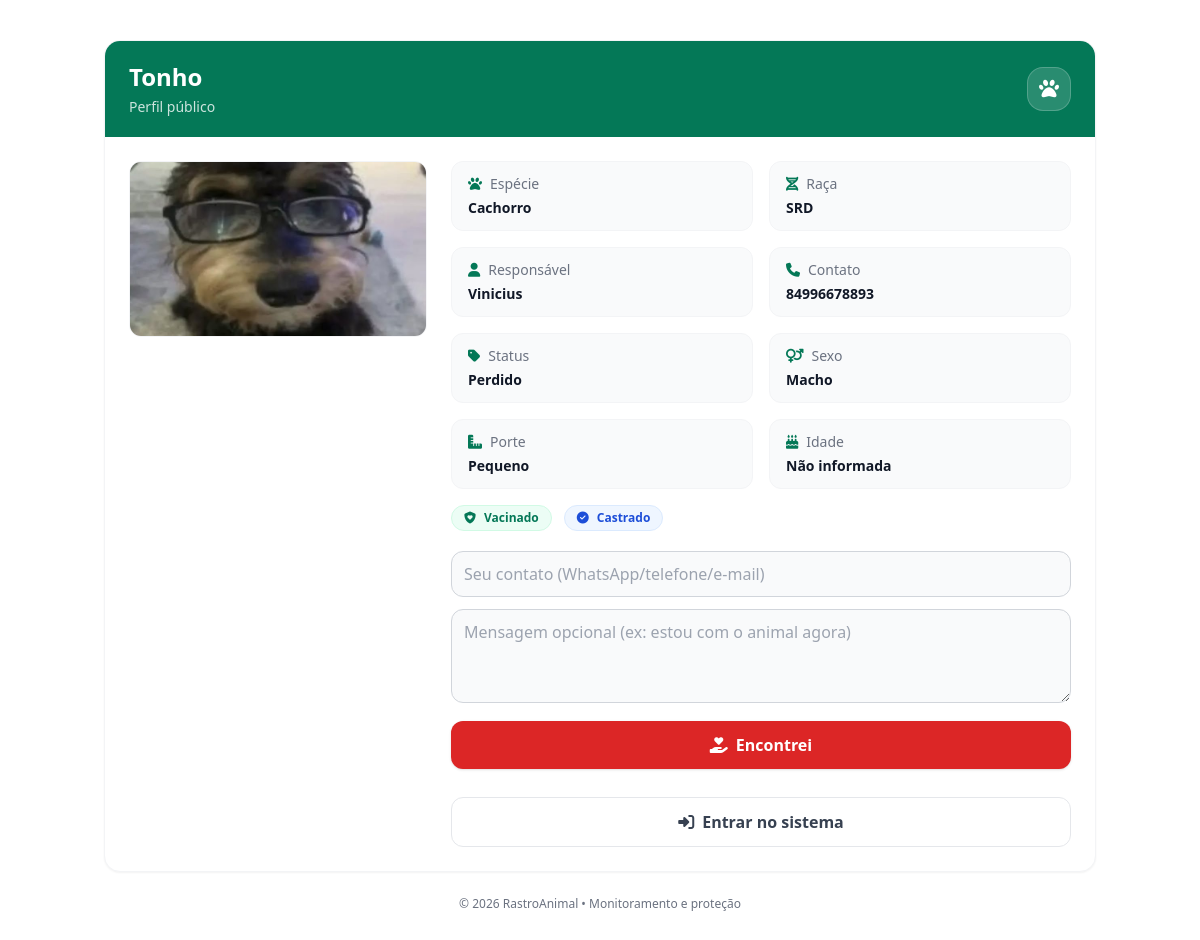
/animal/2/, run on an earlier commit of the app's database.
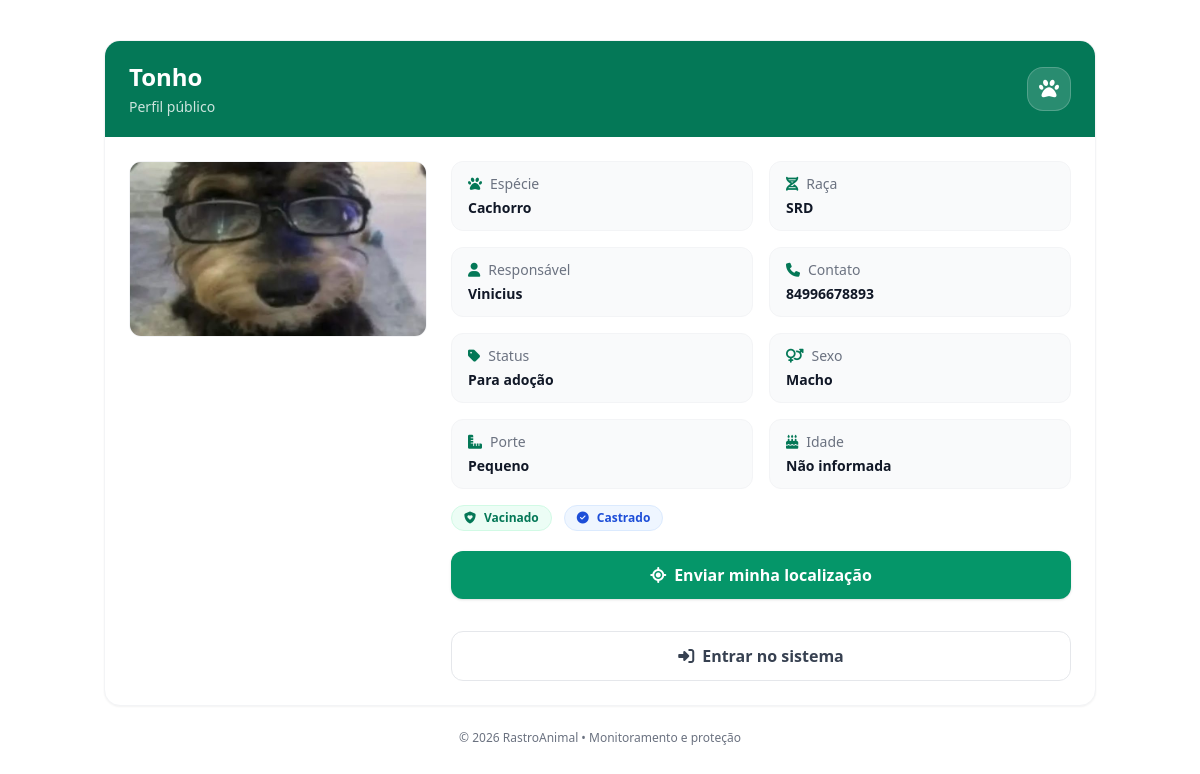
And on a later commit of the database.
### animals/models.py (models this page shows, shortened)
class Animal(models.Model):
    STATUS = (
        ("ADOCAO", "Para adoção"),
        ("ADOTADO", "Adotado"),
        ("PERDIDO", "Perdido"),
        ("TRATAMENTO", "Em tratamento"),
    )
    SEXO = (
        ("M", "Macho"),
        ("F", "Fêmea"),
        ("N", "Não informado"),
    )
    PORTE = (
        ("P", "Pequeno"),
        ("M", "Médio"),
        ("G", "Grande"),
        ("N", "Não informado"),
    )
    APROVACAO_CHOICES = (
        ("APROVADO", "Aprovado"),
        ("PENDENTE", "Pendente"),
        ("REJEITADO", "Rejeitado"),
    )
    nome = models.CharField(max_length=100)
    especie = models.CharField(max_length=50)
    raca = models.CharField(max_length=50)
    status = models.CharField(max_length=20, choices=STATUS, default="ADOCAO")
    sexo = models.CharField(max_length=1, choices=SEXO, default="N")
    porte = models.CharField(max_length=1, choices=PORTE, default="N")
    vacinado = models.BooleanField(default=False)
    castrado = models.BooleanField(default=False)
    idade_anos = models.PositiveSmallIntegerField(blank=True, null=True)
    idade_meses = models.PositiveSmallIntegerField(blank=True, null=True)
    historia = models.TextField(blank=True, null=True)
    responsavel = models.ForeignKey(
        User,
        on_delete=models.CASCADE,
        related_name="animais"
    )
    foto = models.ImageField(upload_to='animais/', blank=True, null=True)
    qr_code = models.ImageField(upload_to='qrcodes/', blank=True, null=True)
    aprovacao_status = models.CharField(
        max_length=10,
        choices=APROVACAO_CHOICES,
        default="APROVADO",
        db_index=True,
    )
    aprovado_por = models.ForeignKey(
        settings.AUTH_USER_MODEL,
        null=True,
        blank=True,
        on_delete=models.SET_NULL,
        related_name="animais_aprovados",
    )
    aprovacao_data = models.DateTimeField(null=True, blank=True)
    aprovacao_motivo = models.CharField(max_length=255, blank=True, default="")

### animals/views.py (the view)
# urls.py: path("animal/<int:id>/", views.animal_public_detail, name="animal_public_detail"),  # público (QR)
def animal_public_detail(request, id):
    animal = get_object_or_404(Animal, id=id, aprovacao_status="APROVADO")
    perfil_responsavel = get_perfil(animal.responsavel)
    return render(request, "animals/public_detail.html", {
        "animal": animal,
        "perfil_responsavel": perfil_responsavel
    })

### animals/context_processors.py (called while the page is built)
def notificacoes_context(request):
    if request.user.is_authenticated:
        count = Notificacao.objects.filter(
            usuario=request.user,
            lida=False
        ).count()
    else:
        count = 0
    return {
        "notificacoes_nao_lidas": count
    }

### animals/views.py (called while the page is built)
def get_perfil(user):
    perfil, _ = Perfil.objects.get_or_create(user=user, defaults={"tipo": "COMUM"})
    return perfil

### animals/templates/animals/public_detail.html (shortened to what the changed rows need)
{% extends "base_public.html" %}
{% load tz %}
{% block content %}
<div class="max-w-5xl mx-auto px-4 py-10">
  <div class="bg-white rounded-2xl shadow-sm border border-gray-100 overflow-hidden">
    <div class="px-6 py-5 bg-emerald-700 text-white flex items-center justify-between">
      <div>
        <h1 class="text-2xl font-extrabold">{{ animal.nome }}</h1>
        <p class="text-white/80 text-sm mt-1">Perfil público</p>
      </div>
    </div>
    <div class="p-6">
      <div class="grid grid-cols-1 md:grid-cols-3 gap-6 items-start">
        <div class="md:col-span-1">
          {% if animal.foto %}
            <img src="{{ animal.foto.url }}"
                 class="w-full h-44 object-cover rounded-xl border border-gray-100"
                 alt="Foto do animal">
          {% else %}
            <img src="https://placehold.co/900x700?text=Sem+Foto"
                 class="w-full h-44 object-cover rounded-xl border border-gray-100"
                 alt="Sem foto">
          {% endif %}
        </div>
        <div class="md:col-span-2">
          <div class="grid grid-cols-1 sm:grid-cols-2 gap-4 text-sm">
            <div class="rounded-xl border border-gray-100 bg-gray-50 px-4 py-3">
              <div class="text-gray-500 flex items-center gap-2">
                <i class="fa-solid fa-paw text-emerald-700"></i> Espécie
              </div>
              <div class="font-extrabold text-gray-900 mt-1">{{ animal.especie }}</div>
            </div>
            <div class="rounded-xl border border-gray-100 bg-gray-50 px-4 py-3">
              <div class="text-gray-500 flex items-center gap-2">
                <i class="fa-solid fa-dna text-emerald-700"></i> Raça
              </div>
              <div class="font-extrabold text-gray-900 mt-1">{{ animal.raca }}</div>
            </div>
            <div class="rounded-xl border border-gray-100 bg-gray-50 px-4 py-3">
              <div class="text-gray-500 flex items-center gap-2">
                <i class="fa-solid fa-user text-emerald-700"></i> Responsável
              </div>
              <div class="font-extrabold text-gray-900 mt-1">{{ animal.responsavel.username }}</div>
            </div>
            <div class="rounded-xl border border-gray-100 bg-gray-50 px-4 py-3">
              <div class="text-gray-500 flex items-center gap-2">
                <i class="fa-solid fa-tag text-emerald-700"></i> Status
              </div>
              <div class="font-extrabold text-gray-900 mt-1">
                {{ animal.get_status_display }}
              </div>
            </div>
            <div class="rounded-xl border border-gray-100 bg-gray-50 px-4 py-3">
              <div class="text-gray-500 flex items-center gap-2">
                <i class="fa-solid fa-venus-mars text-emerald-700"></i> Sexo
              </div>
              <div class="font-extrabold text-gray-900 mt-1">
                {{ animal.get_sexo_display }}
              </div>
            </div>
            <div class="rounded-xl border border-gray-100 bg-gray-50 px-4 py-3">
              <div class="text-gray-500 flex items-center gap-2">
                <i class="fa-solid fa-ruler-combined text-emerald-700"></i> Porte
              </div>
              <div class="font-extrabold text-gray-900 mt-1">
                {{ animal.get_porte_display }}
              </div>
            </div>
          </div>
          <div class="mt-5 flex flex-col gap-4">
            {% if animal.status == "PERDIDO" %}
              <div class="space-y-3">
                <input id="contato"
                       class="w-full rounded-xl border border-gray-300 bg-gray-50 px-3 py-2.5"
                       placeholder="Seu contato (WhatsApp/telefone/e-mail)">
                <textarea id="mensagem"
                          rows="3"
                          class="w-full rounded-xl border border-gray-300 bg-gray-50 px-3 py-2.5"
                          placeholder="Mensagem opcional (ex: estou com o animal agora)"></textarea>
                <button id="btn-encontrei"
                        class="w-full inline-flex items-center justify-center gap-2 rounded-xl bg-red-600 px-4 py-3 text-white font-semibold hover:bg-red-700 transition shadow">
                  <i class="fa-solid fa-hand-holding-heart"></i>
                  Encontrei
                </button>
              </div>
            {% else %}
              <button id="btn-localizacao"
                      class="inline-flex items-center justify-center gap-2 rounded-xl bg-emerald-600 px-4 py-3 text-white font-semibold hover:bg-emerald-700 transition shadow">
                <i class="fa-solid fa-location-crosshairs"></i>
                Enviar minha localização
              </button>
            {% endif %}
            <a href="{% url 'account_login' %}"
               class="inline-flex items-center justify-center gap-2 rounded-xl border border-gray-200 bg-white px-4 py-3 text-gray-700 font-semibold hover:bg-gray-50 transition">
              <i class="fa-solid fa-right-to-bracket"></i>
              Entrar no sistema
            </a>
          </div>
        </div>
      </div>
    </div>
  </div>
</div>
{% endblock %}

What changed in the data, as far as the page shows it:
changed Animal "Tonho": status "Perdido" → "Para adoção"
Also different on the page:
text no longer shown: "Encontrei"
text now shown: "Enviar minha localização"
